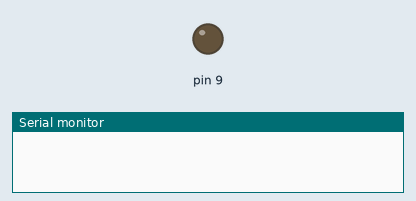
Simulated run of this sketch. Board: Arduino Mega 2560, built with avr-gcc and run on an emulated ATmega2560. On the bench: output pins drawn as LEDs (lit = HIGH), the last lines printed to the serial monitor. The modem accepts every AT command (registered, SIM ready, sends succeed) and sends nothing else.

Above: at 0.1 s.
At 1.6 s:
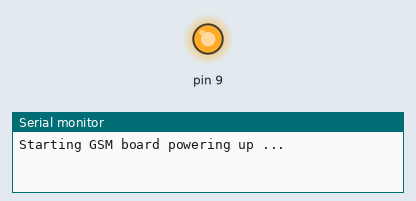
Timing chart, 0 to 5.5 s (numbered marks = the images above):
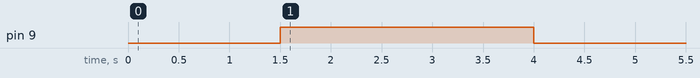

The sketch:

gsm_mod.ino
```cpp
#include <SoftwareSerial.h>

#define GSM_STATE_NONE "NONE"
#define GSM_STATE_INC_CALL "INC_CALL"
#define GSM_STATE_INC_SMS "INC_SMS"

String gsm_resp = String("");
String gsm_state = GSM_STATE_NONE;

void setup()
{
  Serial.begin(19200);
  Serial1.begin(19200);
  delay(500);

  Serial.print("Starting GSM board powering up ...");

  // Automatically power up the SIM900.
  pinMode(9, OUTPUT);
  digitalWrite(9,LOW);
  delay(1000);
  digitalWrite(9,HIGH);
  delay(2500);
  digitalWrite(9,LOW);
  delay(3000);
  // End of SIM900 power up.
  Serial.println("done!");

  Serial.print("Waiting for registering on network ...");
  delay(5000);//delay to register on network
  Serial.println("done");

  initTel();
  initSMS();
}

void initTel() {
  Serial1.print("AT+CLIP=1\r");
  delay(200);

  Serial.println("Telephony initiated!");
}

void initSMS() {
  Serial1.print("AT+CMGF=1\r");
  delay(200);
  Serial1.print("AT+CNMI=2,2,0,0,0\r");
  delay(200);

  Serial.println("SMS messaging initiated!");
}

void sendSMS(String message)
{
 Serial1.print("AT+CMGF=1\r");    //Because we want to send the SMS in text mode
 delay(200);
 Serial1.println("AT+CMGS=\"26359162\"");//send sms message, be careful need to add a country code before the cellphone number
 delay(100);
 Serial1.println(message);//the content of the message
 delay(100);
 Serial1.println((char)26);//the ASCII code of the ctrl+z is 26
 delay(100);
 Serial1.println();
 delay(100);

 Serial.println("SMS sent!");
}

void loop()
{
  if(Serial1.available() > 0) {
    while(Serial1.available() > 0) {
      char inc_char = (char)Serial1.read();

      if(inc_char == 13) {
        //Serial.println("");
        if(!gsm_resp.equals("")) {
          Serial.println("RESP:"+gsm_resp);

          parseResponse(gsm_resp);
        }

        gsm_resp = "";
      }
      else if(inc_char == 10) {
      }
      else {
        //Serial.print(inc_char);
        gsm_resp += String(inc_char);
      }
    }
  }

  if(Serial.available() > 0) {//if data available from PC then write it to SIM mod. directly
    Serial1.write(Serial.read());
  }
}

void parseResponse(String gsm_response) {
  gsm_response.trim();

  if(gsm_state.equals(GSM_STATE_INC_SMS)) {
    Serial.println("MSG TEXT: "+gsm_response);

    gsm_response.toLowerCase();
    if(gsm_response.equals("gt")) {
      Serial.println("GET TEMP PROCEDURE");

      sendSMS("TEST TEMP: +21C");
    }

    gsm_state = GSM_STATE_NONE;
  }
  else {
    if(gsm_response == "RING") {
      Serial1.println("ATA");

      gsm_state = GSM_STATE_INC_CALL;

      Serial.println("Answered on incoming call...");
    }
    else if(gsm_response == "NO CARRIER") {
      Serial1.println("ATH");

      gsm_state = GSM_STATE_NONE;
    }
    else if(gsm_response.indexOf("+CMT:") == 0) {
      Serial.println("Received incoming SMS message!");

      gsm_state = GSM_STATE_INC_SMS;
    }
  }
}
```
